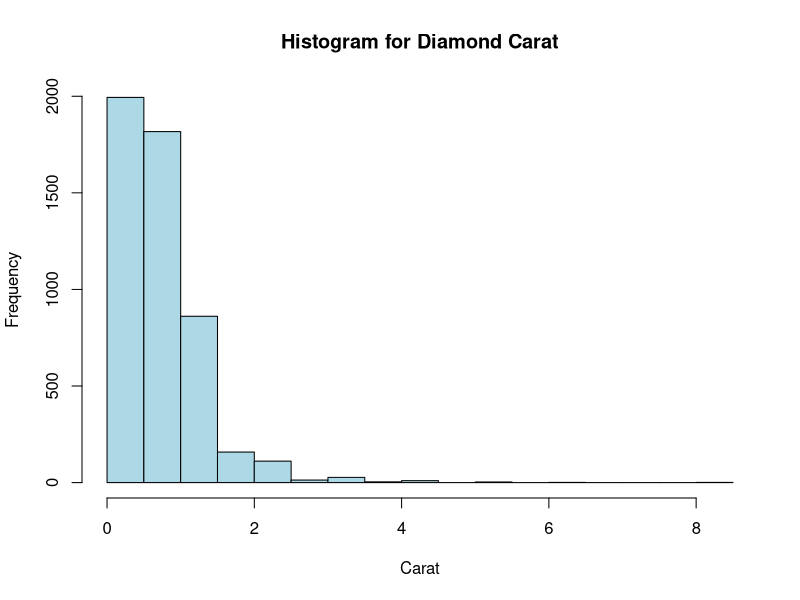
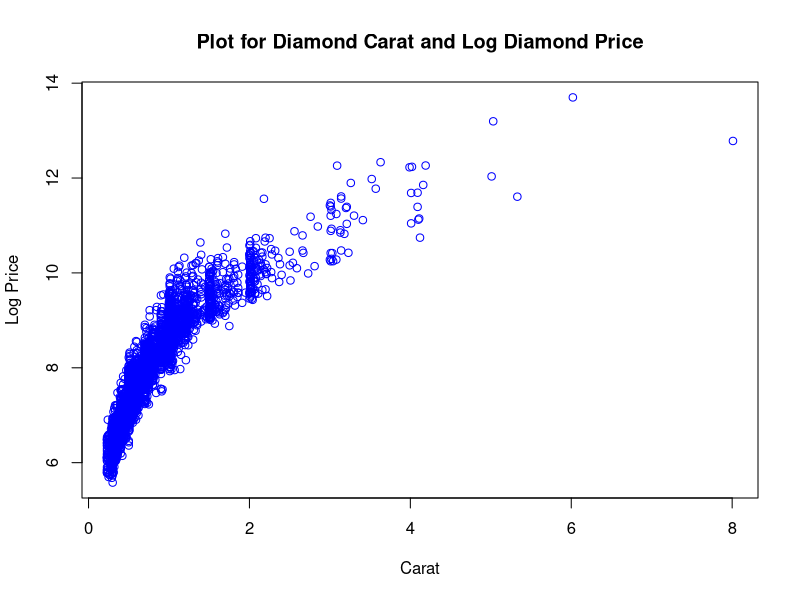

Generate these figures, in order, with R:
# Let us import data into R
# Method 1, you can use workspace ->import dataset 
# Method 2, type commands
diamond <- read.csv("diamond.csv")
diamond_price <- read.csv("diamond_price.csv")

# simple data check
head(diamond)

# data transformation
logprice = log(diamond$price)
diamond$logprice = logprice


# data summary
summary(diamond$color)

# histogram
hist(diamond$carat, main="Histogram for Diamond Carat", xlab="Carat", col="lightblue")

## section 101 stopped here on Oct 17th. 


# Do a two way table summary
table(diamond$color, diamond$clarity)

## section 102 stopped here on Oct 17th. 
## section 103 stopped here on Oct 17th. 

## Plot demostration
plot(diamond$carat, log(diamond$price),
     main="Plot for Diamond Carat and Log Diamond Price",
     xlab="Carat", ylab="Log Price", col="blue")
